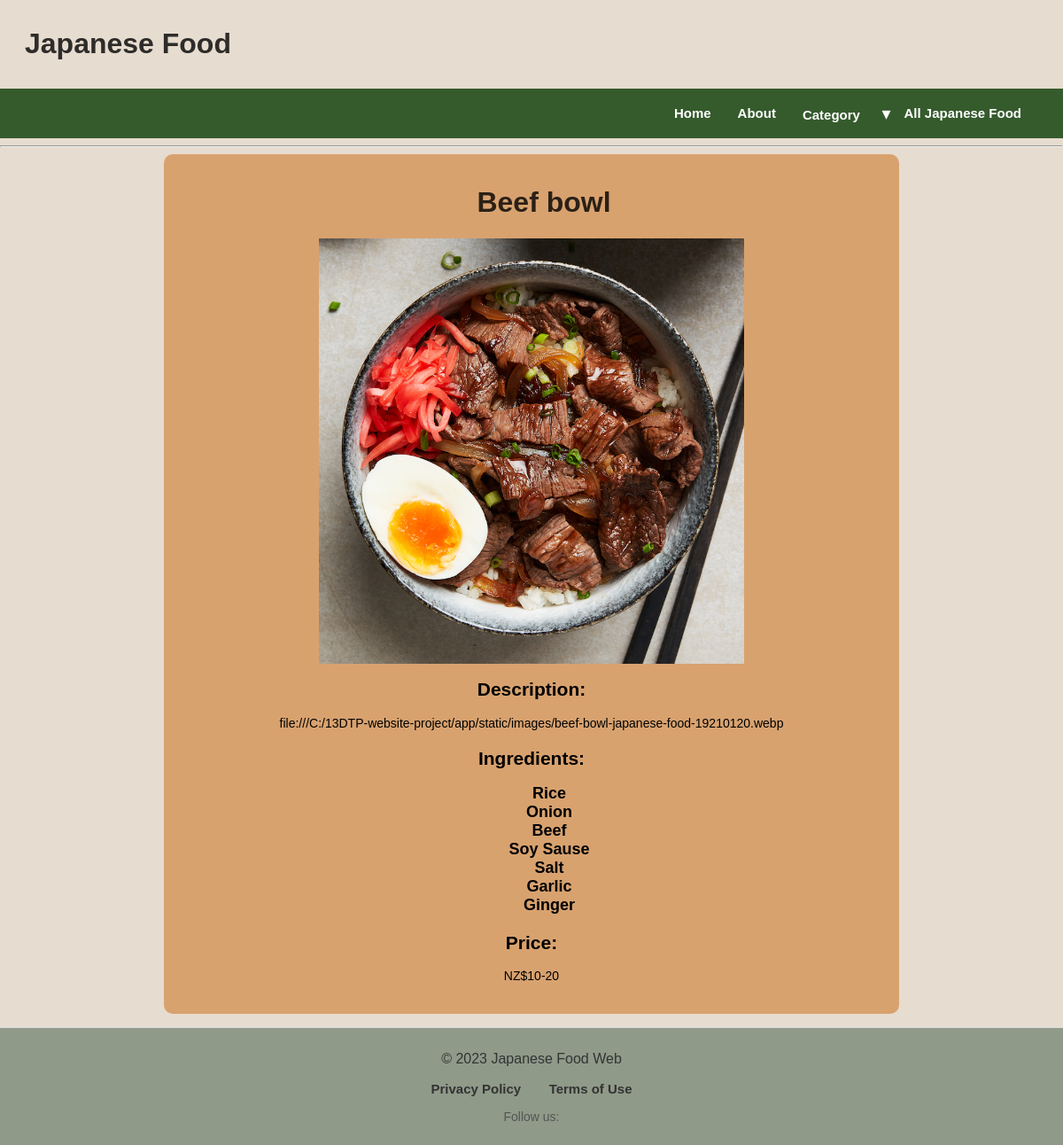
The page /Japanese_food/1 on the database as committed earlier.
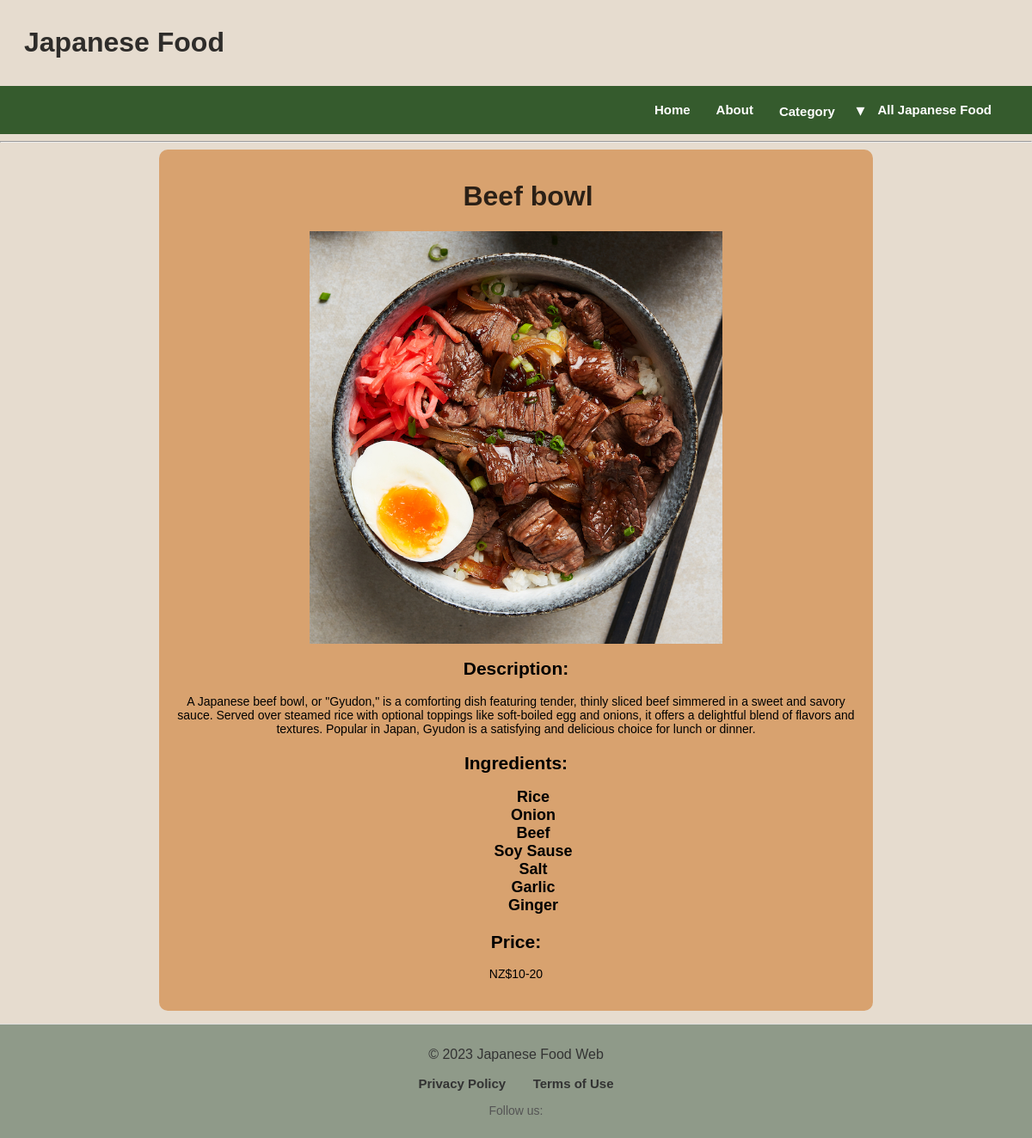
The same page on the database as committed later.
### app/models.py (models this page shows, shortened)
class Meal(db.Model):
    __tablename__ = "Meal"
    id = db.Column(db.Integer, primary_key=True)
    name = db.Column(db.String())
    description = db.Column(db.Text())
    price = db.Column(db.Text())
    image_url = db.Column(db.Text())
    base_id = db.Column(db.Integer, db.ForeignKey('Base.id'))
    ingredients = db.relationship(
        'Ingredient',
        secondary=MealIngredient,
        backref='meals'
    )

### app/routes.py (the view)
@app.route('/Japanese_food/<int:id>')
def Japanese_food(id):
    Japanese_food = models.Meal.query.get(id)
    if not Japanese_food:
        abort(404)  # Return a 404 error if meal with given id doesn't exist
    return render_template('Japanese_food.html', Japanese_food=Japanese_food)

### app/templates/Japanese_food.html (shortened to what this page needs)
<head>
  <link rel="stylesheet" href="{{ url_for('static', filename='common.css') }}">
  <link rel="stylesheet" href="{{ url_for('static', filename='Japanese_food.css') }}">
</head>
{% extends 'layout.html' %}
{% block content %}
<div class="japanese-food-details">
  <h1 class="food-name">{{ Japanese_food.name }}</h1>
  <div class="food-image-container">
    <img class="food-image" src="{{ Japanese_food.image_url }}" alt="{{ Japanese_food.name }}">
  </div>
  <div class="description">
    <h2>Description:</h2>
    <p>{{ Japanese_food.description }}</p>
  </div>
  <div class="ingredients">
    <h2>Ingredients:</h2>
    <ul>
      {% for ingredient in Japanese_food.ingredients %}
        <li>
          <span class="ingredient-name">{{ ingredient.name }}</span>
        </li>
      {% endfor %}
    </ul>
  </div>
  <div class="price">
    <h2>Price:</h2>
    <p>{{ Japanese_food.price }}</p>
  </div>
</div>
{% endblock %}

Rows that differ between the two databases and show on the page:
changed Meal "Beef bowl": description "file:///C:/13DTP-website-project/app/static/images/beef-bowl-japanese-food-19210120.webp" → "A Japanese beef bowl, or \"Gyudon,\" is a comforting dish featuring tender, thinly sliced beef simmered in a sweet and savory sauce. Served over steamed rice with optional toppings like soft-boiled egg and onions, it offers a delightful blend of flavors and textures. Popular in Japan, Gyudon is a satisfying and delicious choice for lunch or dinner."
